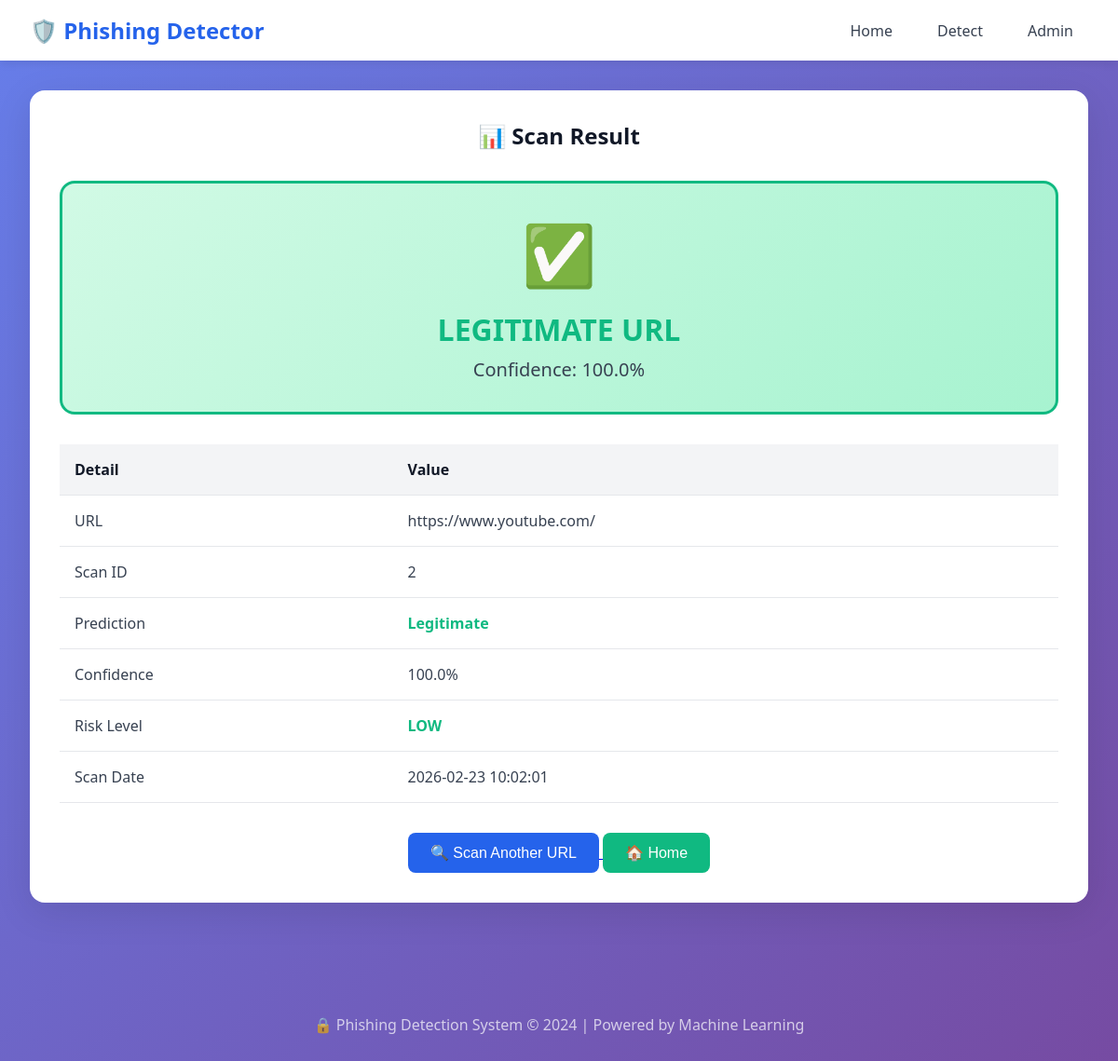
Page /result/2 on the committed database.
### tables this page shows
CREATE TABLE scan_results (
            id INTEGER PRIMARY KEY AUTOINCREMENT,
            url TEXT NOT NULL,
            prediction TEXT NOT NULL,
            confidence REAL,
            risk_level TEXT,
            rf_prediction TEXT,
            xgb_prediction TEXT,
            rule_score INTEGER,
            scan_date TIMESTAMP DEFAULT CURRENT_TIMESTAMP
        );

### app.py (the view)
@app.route("/result/<int:scan_id>")
def result(scan_id):
    history = get_scan_history(limit=100)
    scan = next((s for s in history if s[0] == scan_id), None)
    if scan:
        result_data = {'id': scan[0], 'url': scan[1], 'prediction': scan[2], 'confidence': scan[3], 'risk_level': scan[4], 'scan_date': scan[5]}
        return render_template("result.html", result=result_data)
    return redirect(url_for('detect'))

### app.py (called while the page is built)
@app.after_request
def add_security_headers(response):
    response.headers['Cache-Control'] = 'no-cache, no-store, must-revalidate'
    response.headers['Pragma'] = 'no-cache'
    response.headers['Expires'] = '0'
    return response

@app.before_request
def protect_admin_session():
    public_endpoints = ['home', 'detect', 'about', 'result']
    if request.endpoint in public_endpoints and 'admin_logged_in' in session:
        session.clear() # Padam terus session

### database.py (called while the page is built)
def get_scan_history(limit=100):
    conn = sqlite3.connect(DB_NAME)
    cursor = conn.cursor()
    cursor.execute("""
        SELECT id, url, prediction, CAST(confidence AS REAL), risk_level, scan_date
        FROM scan_results
        ORDER BY scan_date DESC
        LIMIT ?
    """, (limit,))
    results = cursor.fetchall()
    conn.close()
    return results

### templates/result.html (shortened to what this page needs)
<!DOCTYPE html>
<html lang="en">
<head>
    <link rel="stylesheet" href="{{ url_for('static', filename='style.css') }}">
</head>
<body>
    <nav class="navbar">
        <div class="navbar-brand">
            🛡️ Phishing Detector
        </div>
        <ul class="navbar-nav">
            <li><a href="/">Home</a></li>
            <li><a href="/detect">Detect</a></li>
            <li><a href="/admin">Admin</a></li>
        </ul>
    </nav>
    <div class="container">
        <div class="card fade-in">
            <h2 class="card-header" style="text-align: center;">📊 Scan Result</h2>
            {% if result.prediction == 'Phishing' %}
            <div class="result-box phishing">
                <div class="result-icon">⚠️</div>
                <div class="result-title risk-high">PHISHING DETECTED!</div>
                <div class="result-confidence">Confidence: {{ result.confidence }}%</div>
            </div>
            {% else %}
            <div class="result-box legitimate">
                <div class="result-icon">✅</div>
                <div class="result-title" style="color: var(--secondary-color);">LEGITIMATE URL</div>
                <div class="result-confidence">Confidence: {{ result.confidence }}%</div>
            </div>
            {% endif %}
            <div style="margin-top: 2rem;">
                <table class="table">
                    <tr>
                        <th>Detail</th>
                        <th>Value</th>
                    </tr>
                    <tr>
                        <td>URL</td>
                        <td style="word-break: break-all;">{{ result.url }}</td>
                    </tr>
                    <tr>
                        <td>Scan ID</td>
                        <td>{{ result.id }}</td>
                    </tr>
                    <tr>
                        <td>Prediction</td>
                        <td>
                            {% if result.prediction == 'Phishing' %}
                            <span class="risk-high">{{ result.prediction }}</span>
                            {% else %}
                            <span class="risk-low">{{ result.prediction }}</span>
                            {% endif %}
                        </td>
                    </tr>
                    <tr>
                        <td>Confidence</td>
                        <td>{{ result.confidence }}%</td>
                    </tr>
                    <tr>
                        <td>Risk Level</td>
                        <td>
                            {% if result.risk_level == 'HIGH' %}
                            <span class="risk-high">{{ result.risk_level }}</span>
                            {% elif result.risk_level == 'MEDIUM' %}
                            <span class="risk-medium">{{ result.risk_level }}</span>
                            {% else %}
                            <span class="risk-low">{{ result.risk_level }}</span>
                            {% endif %}
                        </td>
                    </tr>
                    {% if result.scan_date %}
                    <tr>
                        <td>Scan Date</td>
                        <td>{{ result.scan_date }}</td>
                    </tr>
                    {% endif %}
                </table>
            </div>
            <div style="margin-top: 2rem; text-align: center;">
                <a href="/detect">
                    <button class="btn btn-primary">🔍 Scan Another URL</button>
                </a>
                <a href="/">
                    <button class="btn btn-secondary">🏠 Home</button>
                </a>
            </div>
        </div>
    </div>
    <div class="footer">
        <p>🔒 Phishing Detection System &copy; 2024 | Powered by Machine Learning</p>
    </div>
</body>
</html>

### static/style.css (style rules this page uses)
:root { --primary-color: #2563eb; --primary-dark: #1d4ed8; --secondary-color: #10b981; --danger-color: #ef4444; --warning-color: #f59e0b; --dark-color: #1f2937; --light-color: #f3f4f6; --white: #ffffff; --gray-100: #f3f4f6; --gray-200: #e5e7eb; --gray-300: #d1d5db; --gray-500: #6b7280; --gray-700: #374151; --gray-900: #111827; }
* { margin: 0; padding: 0; box-sizing: border-box; }
body { font-family: 'Segoe UI', Tahoma, Geneva, Verdana, sans-serif; background: linear-gradient(135deg, #667eea 0%, #764ba2 100%); min-height: 100vh; color: var(--gray-700); }
.navbar { background: var(--white); padding: 1rem 2rem; box-shadow: 0 2px 10px rgba(0, 0, 0, 0.1); display: flex; justify-content: space-between; align-items: center; }
.navbar-brand { font-size: 1.5rem; font-weight: 700; color: var(--primary-color); display: flex; align-items: center; gap: 0.5rem; }
.navbar-nav { display: flex; gap: 1rem; list-style: none; }
.navbar-nav a { text-decoration: none; color: var(--gray-700); padding: 0.5rem 1rem; border-radius: 0.5rem; transition: all 0.3s ease; }
.container { max-width: 1200px; margin: 0 auto; padding: 2rem; }
.card { background: var(--white); border-radius: 1rem; box-shadow: 0 10px 40px rgba(0, 0, 0, 0.1); padding: 2rem; margin-bottom: 1.5rem; }
.card-header { font-size: 1.5rem; font-weight: 600; margin-bottom: 1rem; color: var(--gray-900); }
.btn { display: inline-block; padding: 0.75rem 1.5rem; border-radius: 0.5rem; font-size: 1rem; font-weight: 500; text-decoration: none; cursor: pointer; border: none; transition: all 0.3s ease; }
.btn-primary { background: var(--primary-color); color: var(--white); }
.btn-secondary { background: var(--secondary-color); color: var(--white); }
.result-box { padding: 2rem; border-radius: 1rem; text-align: center; margin-top: 2rem; }
.result-box.legitimate { background: linear-gradient(135deg, #d1fae5 0%, #a7f3d0 100%); border: 3px solid var(--secondary-color); }
.result-icon { font-size: 4rem; margin-bottom: 1rem; }
.result-title { font-size: 2rem; font-weight: 700; margin-bottom: 0.5rem; }
.result-confidence { font-size: 1.25rem; color: var(--gray-600); }
.risk-low { color: var(--secondary-color); font-weight: 700; }
.table { width: 100%; border-collapse: collapse; }
.table th, .table td { padding: 1rem; text-align: left; border-bottom: 1px solid var(--gray-200); }
.table th { background: var(--gray-100); font-weight: 600; color: var(--gray-900); }
.footer { text-align: center; padding: 2rem; color: rgba(255, 255, 255, 0.7); margin-top: 2rem; }
.fade-in { animation: fadeIn 0.5s ease-in; }

### rows in the picture
scan_results: url "https://www.youtube.com/", id "2", prediction "Legitimate", risk_level "LOW", scan_date "2026-02-23 10:02:01"

### other values in the picture
{{ result.confidence }} "100.0"
